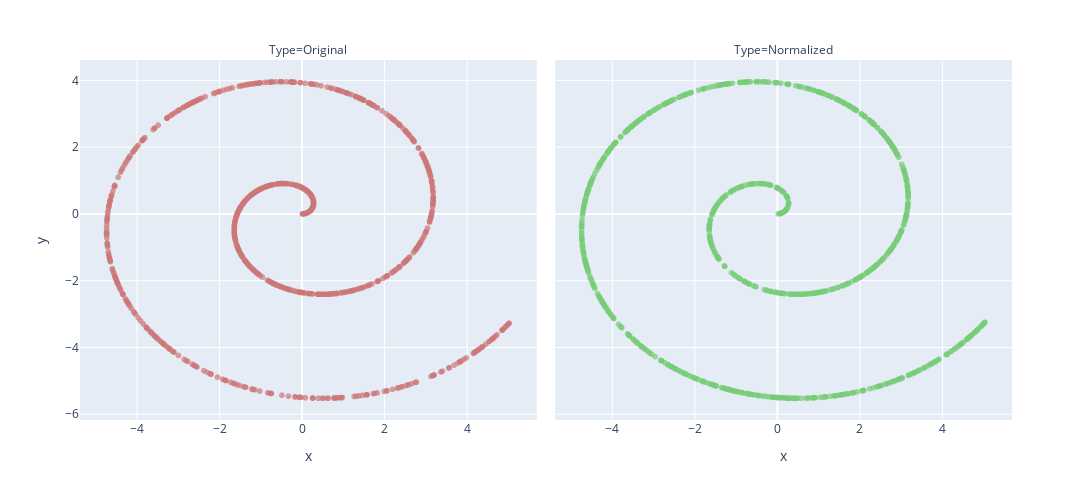

The cell this chart's notebook holds for it:
### Code cell
fig = px.scatter(df, x='x', y='y', color ='Type', width = 1300, height=500, color_discrete_sequence=['#CC7777', '#77CC77', '#7777CC'], opacity = 0.7, facet_col='Type')
fig.update_layout(showlegend = False)
fig.show()

### Figure 1 — Plotly figure (JSON) as saved in the notebook; plotly's stock layout.template omitted (floating-point values rounded to 4 significant figures; data arrays with more than 128 entries replaced by an {"elided": "..."} marker saying what was removed)
{"data": [{"hovertemplate": "Type=Original<br>x=%{x}<br>y=%{y}<extra></extra>", "legendgroup": "Original", "marker": {"color": "#CC7777", "opacity": 0.7, "symbol": "circle"}, "mode": "markers", "name": "Original", "showlegend": true, "x": {"elided": "1000 float values"}, "xaxis": "x", "y": {"elided": "1000 float values"}, "yaxis": "y", "type": "scattergl"}, {"hovertemplate": "Type=Normalized<br>x=%{x}<br>y=%{y}<extra></extra>", "legendgroup": "Normalized", "marker": {"color": "#77CC77", "opacity": 0.7, "symbol": "circle"}, "mode": "markers", "name": "Normalized", "showlegend": true, "x": {"elided": "1000 float values"}, "xaxis": "x2", "y": {"elided": "1000 float values"}, "yaxis": "y2", "type": "scattergl"}], "layout": {"xaxis": {"anchor": "y", "domain": [0.0, 0.49], "title": {"text": "x"}}, "yaxis": {"anchor": "x", "domain": [0.0, 1.0], "title": {"text": "y"}}, "xaxis2": {"anchor": "y2", "domain": [0.51, 1.0], "matches": "x", "title": {"text": "x"}}, "yaxis2": {"anchor": "x2", "domain": [0.0, 1.0], "matches": "y", "showticklabels": false}, "annotations": [{"font": {}, "showarrow": false, "text": "Type=Original", "x": 0.245, "xanchor": "center", "xref": "paper", "y": 1.0, "yanchor": "bottom", "yref": "paper"}, {"font": {}, "showarrow": false, "text": "Type=Normalized", "x": 0.755, "xanchor": "center", "xref": "paper", "y": 1.0, "yanchor": "bottom", "yref": "paper"}], "legend": {"title": {"text": "Type"}, "tracegroupgap": 0}, "margin": {"t": 60}, "height": 500, "width": 1300, "showlegend": false}}
